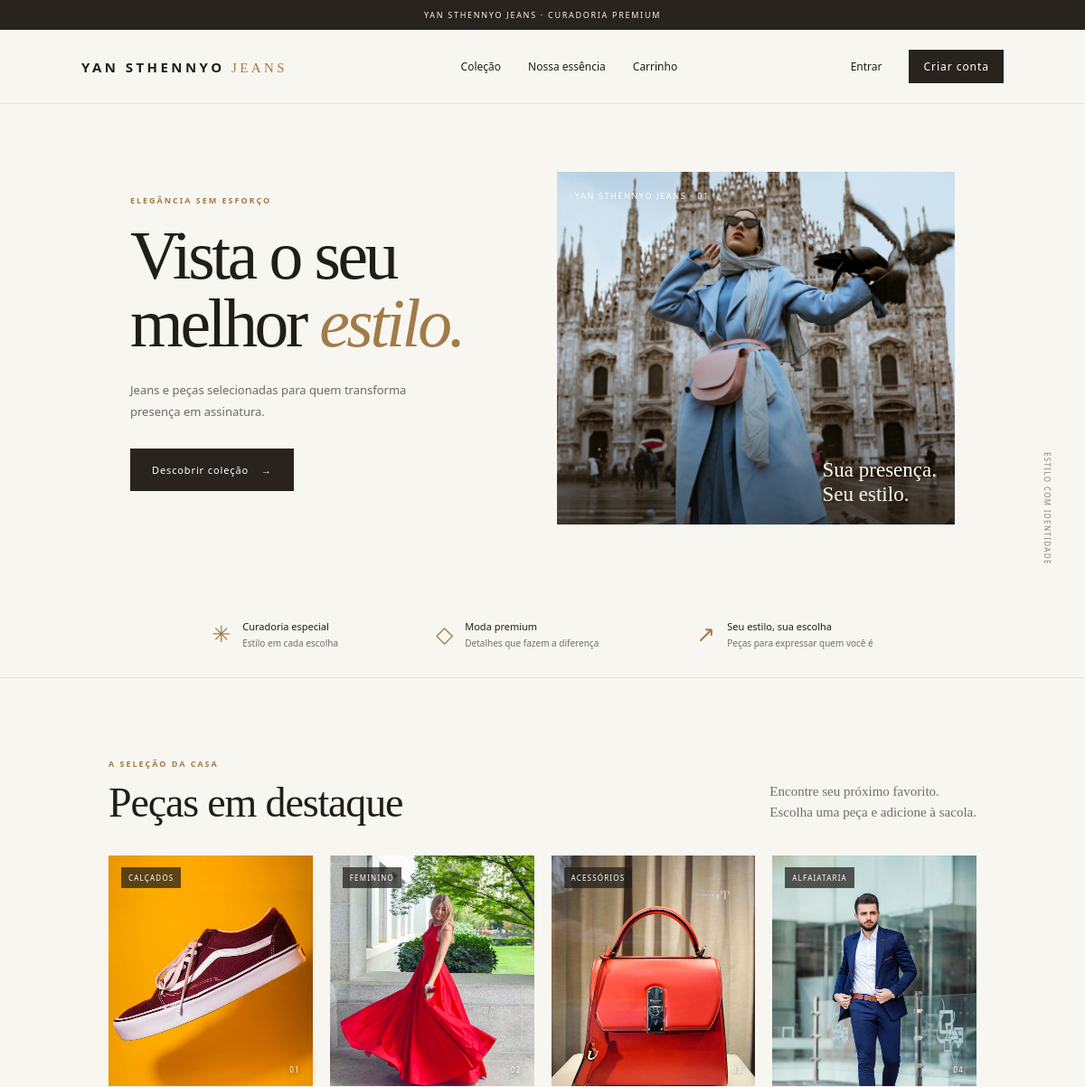
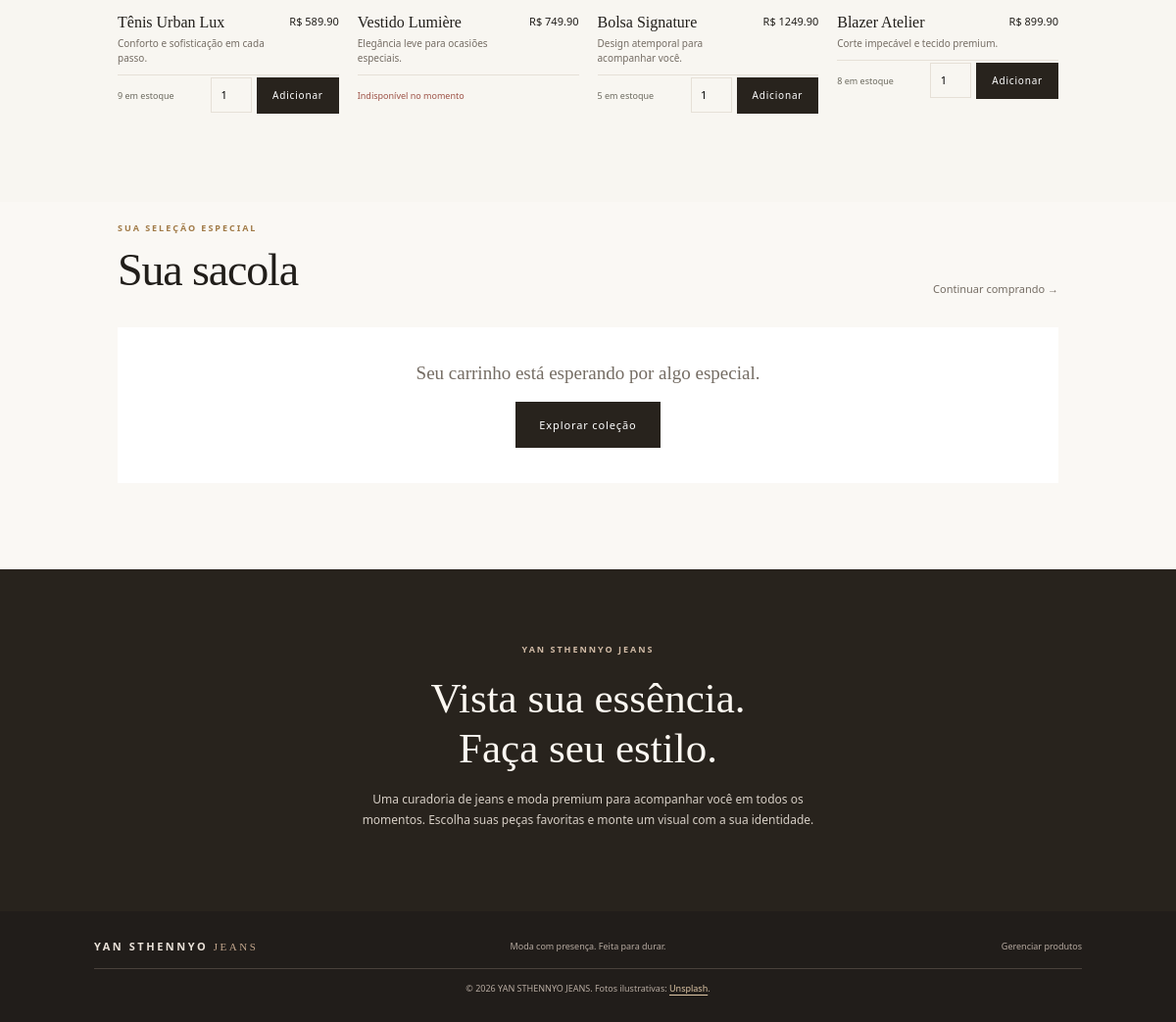
The page / on the database its author committed (2 pictures, top to bottom).
### tables this page shows
CREATE TABLE produtos (
                id INTEGER PRIMARY KEY AUTOINCREMENT,
                nome TEXT NOT NULL,
                categoria TEXT NOT NULL,
                descricao TEXT,
                preco REAL NOT NULL,
                quantidade INTEGER NOT NULL DEFAULT 0,
                status TEXT NOT NULL DEFAULT 'Disponível'
            , imagem TEXT NOT NULL DEFAULT 'editorial.jpg');

### app.py (the view)
@app.route("/")
def index():
    linhas, total, quantidade_total = itens_carrinho()
    return render_template(
        "index.html",
        produtos=listar_produtos(),
        carrinho=linhas,
        total=total,
        quantidade_total=quantidade_total,
        usuario=usuario_atual(),
    )

### app.py (called while the page is built, shortened)
def usuario_atual():
    id_usuario = session.get("usuario_id")
    return buscar_usuario_por_id(id_usuario) if id_usuario else None

def itens_carrinho():
    carrinho = session.get("carrinho", {})
    linhas = []
    total = 0
    quantidade_total = 0
    return linhas, total, quantidade_total

### banco.py (called while the page is built)
@contextmanager
def conectar():
    conexao = sqlite3.connect(CAMINHO_BANCO)
    conexao.row_factory = sqlite3.Row
    try:
        yield conexao
        conexao.commit()
    except Exception:
        conexao.rollback()
        raise
    finally:
        conexao.close()

def listar_produtos():
    with conectar() as conexao:
        return conexao.execute("SELECT * FROM produtos ORDER BY id DESC").fetchall()

### templates/index.html (shortened to what this page needs)
<!doctype html>
<html lang="pt-BR">
<head>
  <link rel="stylesheet" href="{{ url_for('static', filename='style.css') }}">
</head>
<body>
  <div class="topline">YAN STHENNYO JEANS · CURADORIA PREMIUM</div>
  <header class="site-header">
    <a class="brand" href="{{ url_for('index') }}">YAN STHENNYO <span>JEANS</span></a>
    <nav class="main-nav" aria-label="Navegação principal">
      <a href="{{ url_for('index') }}#colecao">Coleção</a>
      <a href="{{ url_for('index') }}#sobre">Nossa essência</a>
      <a href="{{ url_for('index') }}#carrinho">Carrinho{% if quantidade_total %} <span class="cart-count">{{ quantidade_total }}</span>{% endif %}</a>
    </nav>
    <div class="account-nav">
      {% if usuario %}
        <a class="account-name" href="{{ url_for('pedidos') }}">Olá, {{ usuario["nome"].split(" ")[0] }}</a>
        <form action="{{ url_for('sair') }}" method="post"><button class="text-button" type="submit">Sair</button></form>
      {% else %}
        <a href="{{ url_for('login') }}">Entrar</a>
        <a class="button button-small" href="{{ url_for('registrar') }}">Criar conta</a>
      {% endif %}
    </div>
  </header>
  <main>
    {% if modo == "login" or modo == "registrar" %}
      <section class="auth-wrap">
        <div class="auth-image">
          <p class="eyebrow">O essencial é extraordinário</p>
          <h1>Vista a sua<br><em>melhor versão.</em></h1>
        </div>
        <div class="auth-card">
          {% if modo == "registrar" %}
            <p class="eyebrow">Faça parte</p>
            <h2>Crie sua conta</h2>
            <p class="muted">Acompanhe seus pedidos e descubra novidades.</p>
            <form class="form-stack" action="{{ url_for('registrar') }}" method="post">
              <label>Nome completo<input type="text" name="nome" autocomplete="name" required></label>
              <label>E-mail<input type="email" name="email" autocomplete="email" required></label>
              <label>Senha <span class="field-hint">(mínimo de 8 caracteres)</span><input type="password" name="senha" minlength="8" autocomplete="new-password" required></label>
              <button class="button button-wide" type="submit">Criar minha conta</button>
            </form>
            <p class="auth-switch">Já tem uma conta? <a href="{{ url_for('login') }}">Entrar</a></p>
          {% else %}
            <p class="eyebrow">Que bom ter você de volta</p>
            <h2>Entre na sua conta</h2>
            <p class="muted">Acesse seus pedidos e continue de onde parou.</p>
            <form class="form-stack" action="{{ url_for('login') }}" method="post">
              <label>E-mail<input type="email" name="email" autocomplete="email" required></label>
              <label>Senha<input type="password" name="senha" autocomplete="current-password" required></label>
              <button class="button button-wide" type="submit">Entrar</button>
            </form>
            <p class="auth-switch">Ainda não tem conta? <a href="{{ url_for('registrar') }}">Cadastre-se</a></p>
          {% endif %}
        </div>
      </section>
    {% else %}
      <section class="hero">
        <div class="hero-copy">
          <p class="eyebrow">Elegância sem esforço</p>
          <h1>Vista o seu<br>melhor <em>estilo.</em></h1>
          <p>Jeans e peças selecionadas para quem transforma presença em assinatura.</p>
          <a class="button" href="#colecao">Descobrir coleção <span aria-hidden="true">→</span></a>
        </div>
        <div class="hero-art">
          <img src="{{ url_for('static', filename='images/editorial.jpg') }}" alt="Editorial de moda com look contemporâneo" fetchpriority="high">
          <div class="hero-frame">
            <span class="frame-number">YAN STHENNYO JEANS · 01</span>
            <span class="frame-caption">Sua presença.<br>Seu estilo.</span>
          </div>
        </div>
        <span class="hero-side-note">ESTILO COM IDENTIDADE</span>
      </section>
      <section class="benefits" aria-label="Vantagens da loja">
        <div><span class="benefit-icon">✳</span><p><strong>Curadoria especial</strong><br>Estilo em cada escolha</p></div>
        <div><span class="benefit-icon">◇</span><p><strong>Moda premium</strong><br>Detalhes que fazem a diferença</p></div>
        <div><span class="benefit-icon">↗</span><p><strong>Seu estilo, sua escolha</strong><br>Peças para expressar quem você é</p></div>
      </section>
      <section class="collection page-section" id="colecao">
        <div class="section-heading">
          <div><p class="eyebrow">A seleção da casa</p><h2>Peças em destaque</h2></div>
          <p>Encontre seu próximo favorito.<br>Escolha uma peça e adicione à sacola.</p>
        </div>
        <div class="product-grid">
          {% for produto in produtos %}
            <article class="product-card">
              <div class="product-visual">
                <img src="{{ url_for('static', filename='images/' ~ produto['imagem']) }}" alt="{{ produto['nome'] }} — {{ produto['categoria'] }}" loading="lazy">
                <span class="product-category">{{ produto["categoria"] }}</span>
                <span class="visual-index">0{{ loop.index }}</span>
              </div>
              <div class="product-details">
                <div><h3>{{ produto["nome"] }}</h3><p>{{ produto["descricao"] or "Design atemporal, feito para acompanhar você." }}</p></div>
                <strong class="price">R$ {{ "%.2f"|format(produto["preco"]) }}</strong>
              </div>
              <div class="product-footer">
                {% if produto["quantidade"] > 0 and produto["status"] == "Disponível" %}
                  <span class="stock">{{ produto["quantidade"] }} em estoque</span>
                  <form class="add-form" action="{{ url_for('adicionar_carrinho', id_produto=produto['id']) }}" method="post">
                    <input id="qty-{{ produto['id'] }}" type="number" name="quantidade" value="1" min="1" max="{{ produto['quantidade'] }}">
                    <button class="button button-small" type="submit">Adicionar</button>
                  </form>
                {% else %}
                  <span class="stock stock-empty">Indisponível no momento</span>
                {% endif %}
              </div>
            </article>
          {% else %}
            <p class="empty-products">Novas peças chegam em breve.</p>
          {% endfor %}
        </div>
      </section>
      <section class="cart-section page-section" id="carrinho">
        <div class="section-heading">
        <div><p class="eyebrow">Sua seleção especial</p><h2>Sua sacola</h2></div>
          <a class="continue-link" href="#colecao">Continuar comprando <span aria-hidden="true">→</span></a>
        </div>
        {% if carrinho %}
          <form action="{{ url_for('atualizar_carrinho') }}" method="post">
            <div class="cart-list">
              {% for linha in carrinho %}
                <div class="cart-row">
                  <div class="cart-product"><img class="cart-thumbnail" src="{{ url_for('static', filename='images/' ~ linha.produto['imagem']) }}" alt=""><div><strong>{{ linha.produto["nome"] }}</strong><span>{{ linha.produto["categoria"] }}</span></div></div>
                  <label class="cart-quantity">Qtd.<input type="number" name="quantidade_{{ linha.produto['id'] }}" value="{{ linha.quantidade }}" min="0" max="{{ linha.produto['quantidade'] }}"></label>
                  <strong>R$ {{ "%.2f"|format(linha.subtotal) }}</strong>
                  <button class="remove-button" type="submit" form="remove-{{ linha.produto['id'] }}" aria-label="Remover {{ linha.produto['nome'] }}">Remover</button>
                </div>
              {% endfor %}
            </div>
            <div class="cart-actions"><button class="button button-outline" type="submit">Atualizar quantidades</button></div>
          </form>
          {% for linha in carrinho %}
            <form id="remove-{{ linha.produto['id'] }}" action="{{ url_for('remover_carrinho', id_produto=linha.produto['id']) }}" method="post"></form>
          {% endfor %}
          <div class="cart-summary">
            <p><span>Subtotal</span><strong>R$ {{ "%.2f"|format(total) }}</strong></p>
            <p class="shipping-note">Pagamento e envio são combinados após o registro do pedido. Pagamento on-line ainda não integrado.</p>
            <form action="{{ url_for('finalizar') }}" method="post"><button class="button button-wide" type="submit">Registrar pedido</button></form>
            {% if not usuario %}<p class="checkout-hint">Você precisará entrar ou criar uma conta para concluir.</p>{% endif %}
          </div>
        {% else %}
          <div class="empty-state"><p>Seu carrinho está esperando por algo especial.</p><a class="button" href="#colecao">Explorar coleção</a></div>
        {% endif %}
      </section>
      <section class="about-section" id="sobre">
        <p class="eyebrow">Yan Sthennyo Jeans</p>
        <h2>Vista sua essência.<br>Faça seu estilo.</h2>
        <p>Uma curadoria de jeans e moda premium para acompanhar você em todos os momentos. Escolha suas peças favoritas e monte um visual com a sua identidade.</p>
      </section>
    {% endif %}
  </main>
  <footer class="site-footer">
    <a class="brand" href="{{ url_for('index') }}">YAN STHENNYO <span>JEANS</span></a>
    <p>Moda com presença. Feita para durar.</p>
    <a class="footer-admin" href="{{ url_for('cadastrar') }}">Gerenciar produtos</a>
    <small>© 2026 YAN STHENNYO JEANS. Fotos ilustrativas: <a href="https://unsplash.com" target="_blank" rel="noopener noreferrer">Unsplash</a>.</small>
  </footer>
</body>
</html>

### rows shown on the page
produtos: imagem (picture), categoria "CALÇADOS", nome "Tênis Urban Lux", descricao "Conforto e sofisticação em cada passo.", preco "589.90", quantidade "9"
produtos: imagem (picture), categoria "FEMININO", nome "Vestido Lumière", descricao "Elegância leve para ocasiões especiais.", preco "749.90", quantidade "Indisponível no momento"
produtos: imagem (picture), categoria "ACESSÓRIOS", nome "Bolsa Signature", descricao "Design atemporal para acompanhar você.", preco "1249.90", quantidade "5"
produtos: imagem (picture), categoria "ALFAIATARIA", nome "Blazer Atelier", descricao "Corte impecável e tecido premium.", preco "899.90", quantidade "8", quantidade "1"
